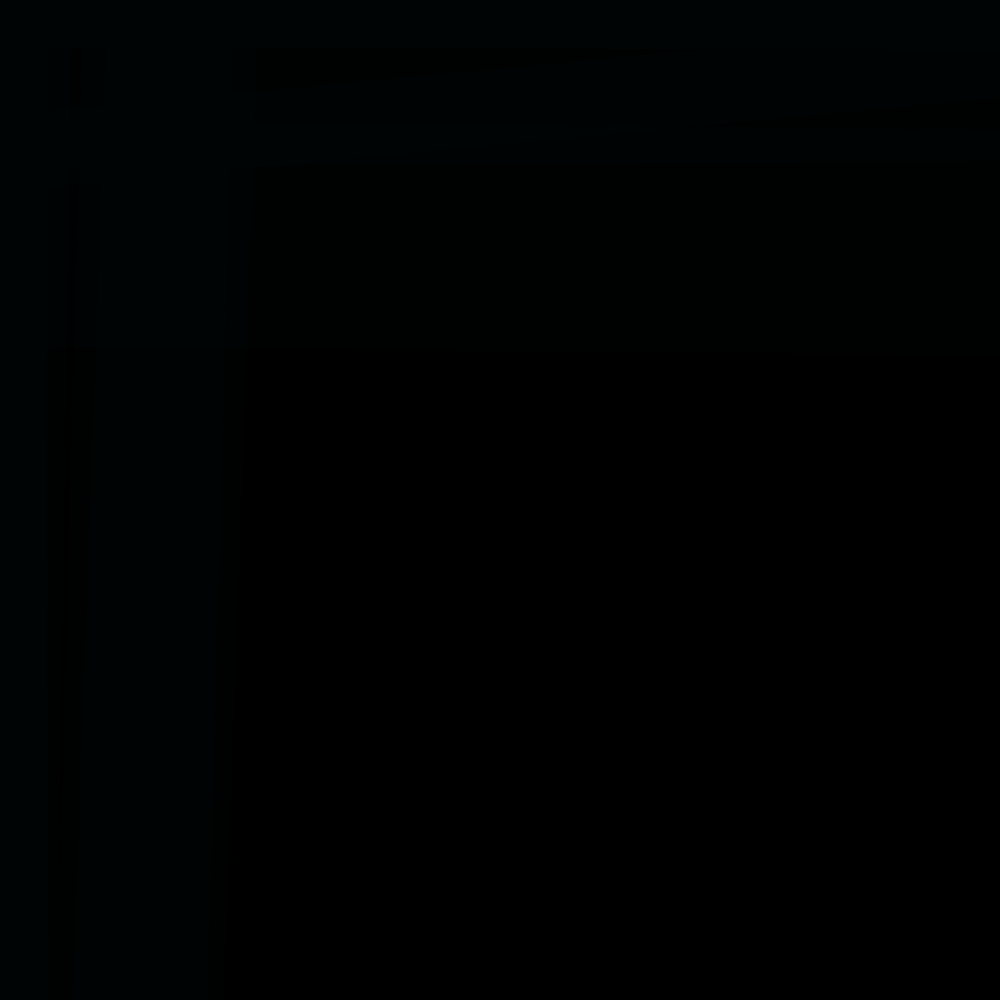
Frame 1 (no input)
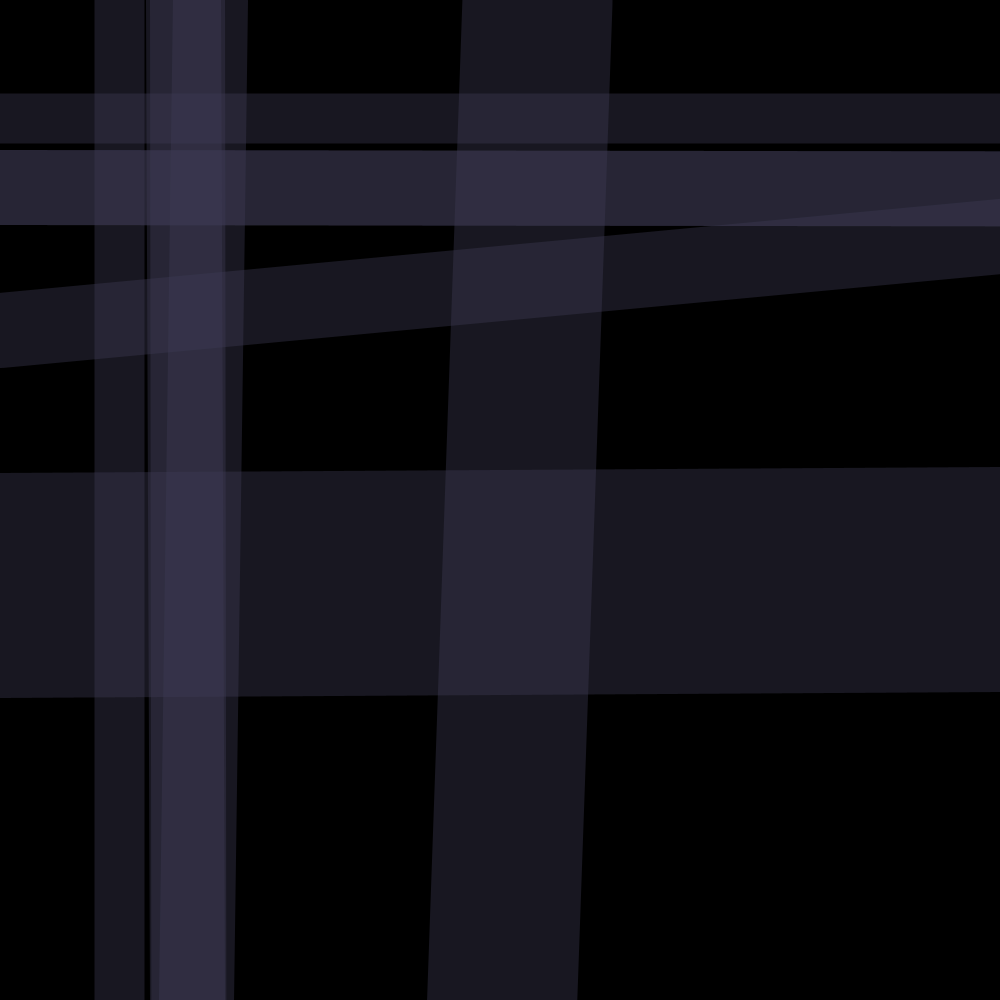
Frame 60 (the mouse pressed at the canvas centre just before this capture)
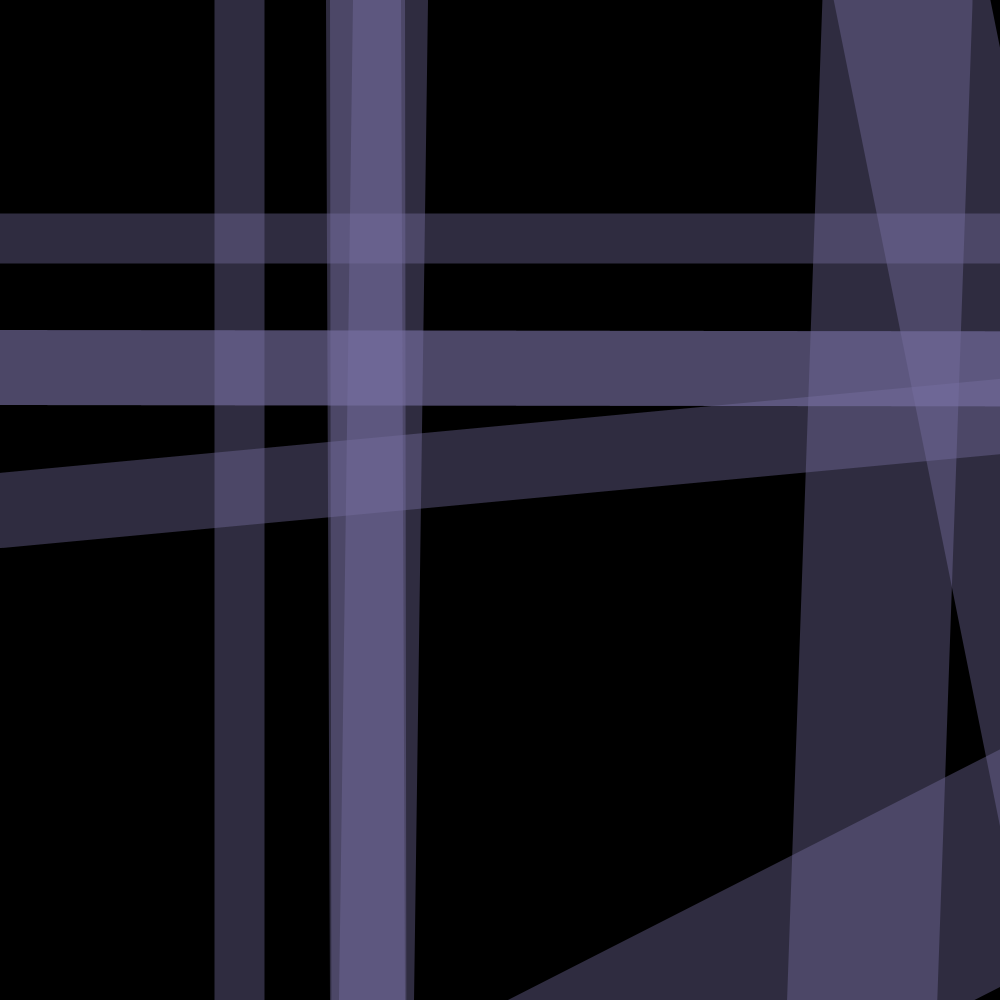
Frame 120 (the mouse held since frame 60 and released just before this capture)

The Processing sketch that drew these frames (run headless with seeded random() and noise(); from frame 60 on, the mouse is pressed at the canvas centre):

// Processing sketch: processing_163305
// ── processing_163305.pde

float y=0;
void setup() {
  size (1000, 1000);;
}

void draw (){
  frameRate (40);
  strokeWeight (50);
  background (0);
    float r= 1 + y*0.5;
    float g= 6 + y*0.45;
    float b= 4 + y*0.67;
    stroke (r, g, b, 100);
    
    line (0, y, 1000, y++);
    line (y, 0, y++, 1000);
    scale (1.5);
    line (0, y+5, 1000, y+6);
    line (y+5, 0, y+6, 1000);
     line (0, y+100, 1000, y+6);
    line (y+20, 0, y+6, 1000);
    line (0, y+5, 1000, y+6);
    line (y+2, 0, y+6, 1000);
    scale (2,3);
    line (0, y+10, 1000, y+6);
    line (y+59, 0, y+6, 1000);
    rotate (y/40);
    line (0, y+50, 1000, y+6);
    line (y+51, 0, y+61, 1000);
   if (y>1000){
    y=-1;}
    
  println (frameCount);
}
